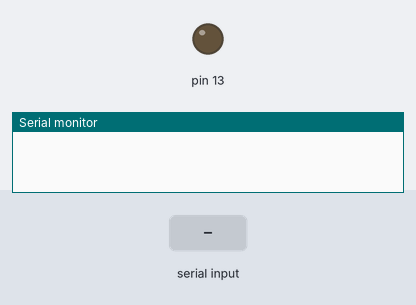
A sketch run on a simulated Arduino Uno, built with avr-gcc and run on an emulated ATmega328P. Shown: output pins drawn as LEDs (lit = HIGH), the last lines printed to the serial monitor. Dashed ring = blinking. The test bench sets the inputs (shaded band).

Above: at 1.2 s.
1.3 s: "<1>" received over Serial
At 1.42 s:
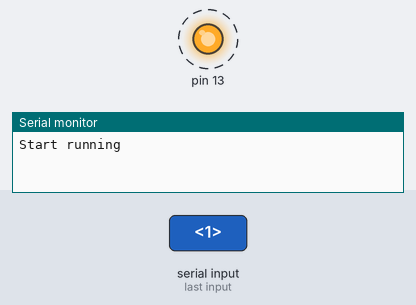
4.3 s: "<0>" received over Serial
At 6.2 s:
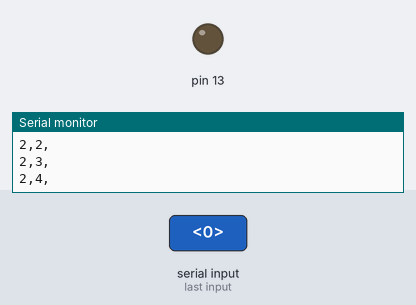
Timing chart, 0 to 7.7 s (numbered marks = the images above; inputs shaded):
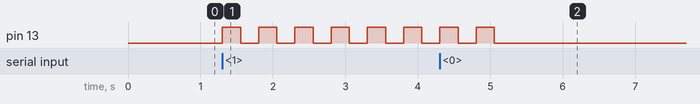

Measured:
- after the input at 1.3 s, pin 13: alternates HIGH for 0.25 s and LOW for 0.25 s, starting at once
- after the input at 4.3 s, pin 13: goes on until 5.1 s, then stays LOW

The sketch:

testSerialCom.ino
```cpp
byte SessionStatus[2] = {0, 0}; // 1/ Run [ON/OFF (1/0)] 2/ Reset (1)
byte TrialType = 0; // 0, no trial going on; 1 left trial; 2, right trial // left or right doesn't matter here

// GUI-related variables
const byte buffSize = 40;
char inputBuffer[buffSize];
const char startMarker = '<';
const char endMarker = '>';
byte bytesRecvd = 0;
boolean readInProgress = false;
boolean newDataFromPC = false;

char messageFromPC[buffSize] = {0};

unsigned long curMillis;

unsigned long prevReplyToPCmillis = 0;
unsigned long replyToPCinterval = 3500;

int TrialCount=0;

// sound stimulus
//const int SoundTriggerPin=11;

//=============

void setup() {
 Serial.begin(9600);

//pinMode(SoundTriggerPin, OUTPUT);

pinMode(13, OUTPUT);
}

//=============

void loop() {

  // curMillis = millis();
//  Serial.println("Start");
  getDataFromPC();

  if(SessionStatus[1] == 1){ // reset counters

  }

  while (SessionStatus[0] == 0){
//    Serial.println("Ready");
    getDataFromPC();
//    delay(500);
//    Serial.println("Still");
    }

  if (SessionStatus[0] == 1){
    //  Serial.println(lightValue);
  digitalWrite(13, HIGH);   // turn the LED on (HIGH is the voltage level)
  delay(250);              // wait for a second
  digitalWrite(13, LOW);    // turn the LED off by making the voltage LOW
  delay(250);
  digitalWrite(13, HIGH);   // turn the LED on (HIGH is the voltage level)
  delay(250);              // wait for a second
  digitalWrite(13, LOW);    // turn the LED off by making the voltage LOW
  delay(250);
//  TTLout(2);
  TrialCount=TrialCount+1;
  if (TrialCount==1){
  Serial.println("Start");
  Serial.println("trial result, succes count, time ");
  }
  sendToPC(2,TrialCount);
  getDataFromPC();
  }
}
//=============

void getDataFromPC() {
// receive data from PC and save it into inputBuffer
  if(Serial.available() > 0) {
    char x = Serial.read();
      // the order of these IF clauses is significant
//    Serial.print("got data ");
//    Serial.println(x);
    if (x == endMarker) {
      readInProgress = false;
      newDataFromPC = true;
      inputBuffer[bytesRecvd] = 0;
      parseData();
    }

    if(readInProgress) {
      inputBuffer[bytesRecvd] = x;
      bytesRecvd ++;
      if (bytesRecvd == buffSize) {
        bytesRecvd = buffSize - 1;
      }
    }

    if (x == startMarker) {
      bytesRecvd = 0;
      readInProgress = true;
    }
  }
}

//=============

void parseData() {

    // split the data into its parts
    // assumes the data will be received as (eg) 1,0,2

  char * strtokIndx; // this is used by strtok() as an index


  strtokIndx = strtok(inputBuffer,","); // get the first part
  SessionStatus[0] = atoi(strtokIndx); //  convert to an integer
//  Serial.println(strtokIndx);

  strtokIndx = strtok(NULL, ","); // this continues where the previous call left off
  SessionStatus[1] = atoi(strtokIndx);
//  Serial.println(strtokIndx);

  strtokIndx = strtok(NULL, ",");
  if (strtokIndx=="True"){
    TrialType = 1;
  } else if (strtokIndx=="False"){
    TrialType = 2;
 }

 if (SessionStatus[0] == 1){
 Serial.println("Start running");
 }

}

//=============

void sendToPC(int trial_result, int success_trial_count) {
	// if (curMillis - prevReplyToPCmillis >= replyToPCinterval) {
	// 	prevReplyToPCmillis += replyToPCinterval;
	// 	int valForPC = curMillis >> 9; // approx half seconds
	// 	Serial.print('<');
	// 	Serial.print(valForPC);
	// 	Serial.print('>');
	// }

  Serial.print(trial_result);
  Serial.print(",");
  Serial.print(success_trial_count);
  Serial.println(",");

}

//=============
//
//void TTLout(int instruct){
////HIGH triggers trinkets listening
//Serial.println("TTL out");
//switch (instruct) {
//    // both cases should total 10ms
//    case 1:
//    // white noise
//      digitalWrite(SoundTriggerPin, HIGH); // trigger
//// NB:
//// if control PlayTone enabled in WhiteNoise_USbeep
//// need to add a total of 100ms (or control beep's duration)
//// to wait for if statment
//      delay(2);
//      digitalWrite(SoundTriggerPin, LOW); // White noise
//      delay(8);
//      break;
//    case 2:
//      // US
//      digitalWrite(SoundTriggerPin, HIGH); // trigger
//      delay(2);
//      digitalWrite(SoundTriggerPin, LOW);
//      delay(2);
//      digitalWrite(SoundTriggerPin, HIGH); // +1
//      delay(2);
//      digitalWrite(SoundTriggerPin, LOW);
//      delay(4);
//      break;
//  }
//}
```
